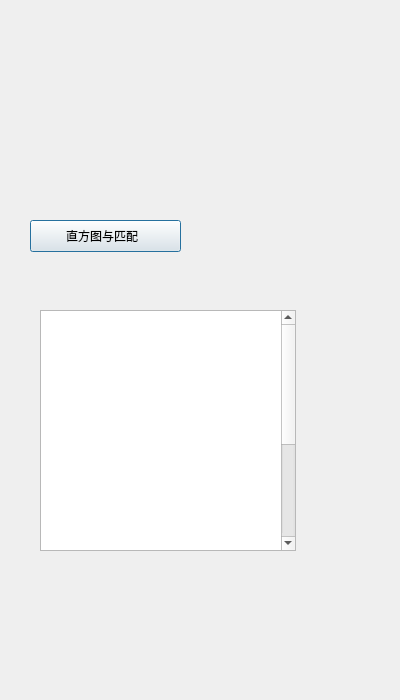
<?xml version="1.0" encoding="UTF-8"?>
<ui version="4.0">
 <class>Chapter9</class>
 <widget class="QDialog" name="Chapter9">
  <property name="geometry">
   <rect>
    <x>0</x>
    <y>0</y>
    <width>400</width>
    <height>700</height>
   </rect>
  </property>
  <property name="windowTitle">
   <string>Dialog</string>
  </property>
  <property name="autoFillBackground">
   <bool>true</bool>
  </property>
  <property name="styleSheet">
   <string notr="true">border-image:  \*url();
</string>
  </property>
  <widget class="QPushButton" name="C9PB1">
   <property name="geometry">
    <rect>
     <x>30</x>
     <y>220</y>
     <width>151</width>
     <height>32</height>
    </rect>
   </property>
   <property name="text">
    <string>直方图与匹配  </string>
   </property>
  </widget>
  <widget class="QTextBrowser" name="textBrowser">
   <property name="geometry">
    <rect>
     <x>40</x>
     <y>310</y>
     <width>256</width>
     <height>241</height>
    </rect>
   </property>
   <property name="styleSheet">
    <string notr="true">QTextBrowser {background-color:rgb(255,132,129,0);border-radius:3px;color:rgb(0,0,0);}
font: 14pt &quot;KaiTi&quot;;</string>
   </property>
   <property name="html">
    <string>&lt;!DOCTYPE HTML PUBLIC &quot;-//W3C//DTD HTML 4.0//EN&quot; &quot;http://www.w3.org/TR/REC-html40/strict.dtd&quot;&gt;
&lt;html&gt;&lt;head&gt;&lt;meta name=&quot;qrichtext&quot; content=&quot;1&quot; /&gt;&lt;style type=&quot;text/css&quot;&gt;
p, li { white-space: pre-wrap; }
&lt;/style&gt;&lt;/head&gt;&lt;body style=&quot; font-family:'.SF NS Text'; font-size:13pt; font-weight:400; font-style:normal;&quot;&gt;
&lt;p style=&quot; margin-top:0px; margin-bottom:0px; margin-left:0px; margin-right:0px; -qt-block-indent:0; text-indent:0px;&quot;&gt;&lt;span style=&quot; font-size:14pt; font-weight:600; font-style:italic; color:#ffffff;&quot;&gt;直方图匹配也叫做直方图规定化，是将某个图像的灰度分布按照某个特定的模式去变换的操作。&lt;/span&gt;&lt;/p&gt;
&lt;p style=&quot; margin-top:0px; margin-bottom:0px; margin-left:0px; margin-right:0px; -qt-block-indent:0; text-indent:0px;&quot;&gt;&lt;span style=&quot; font-size:14pt; font-weight:600; font-style:italic; color:#ffffff;&quot;&gt;我们常常用到直方图均衡化，直方图均衡化是在整个灰度阶范围内对图像进行拉升；但是有的时候，这种整个范围内的拉升也许并不是最好的，我们可能会需要其按照某个灰度分布去进行拉升，也就需要用到上面提到的直方图均衡化/规定化&lt;/span&gt;。&lt;/p&gt;
&lt;p style=&quot;-qt-paragraph-type:empty; margin-top:0px; margin-bottom:0px; margin-left:0px; margin-right:0px; -qt-block-indent:0; text-indent:0px;&quot;&gt;&lt;br /&gt;&lt;/p&gt;&lt;/body&gt;&lt;/html&gt;</string>
   </property>
  </widget>
 </widget>
 <resources/>
 <connections/>
</ui>
